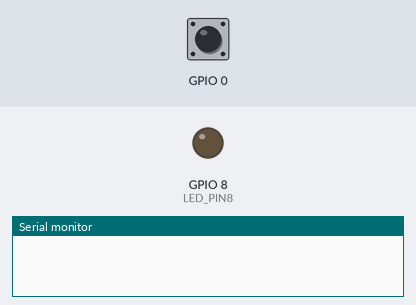
Bench run of a program on a simulated ESP32-S3. On the bench: output pins drawn as LEDs (lit = HIGH), the last lines printed to the serial monitor. The inputs (shaded band) are chosen by the test bench; at power-on: GPIO 0 HIGH.

Above: at 1.2 s.
1.3 s: GPIO 0 pulled LOW for 0.15 s
At 1.4 s:
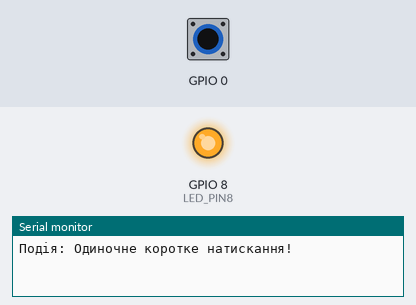
2.9 s: GPIO 0 pulled LOW for 3.2 s
At 7.5 s:
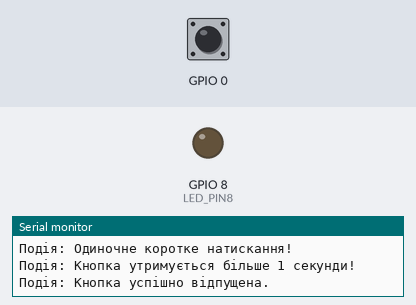
Timing chart, 0 to 9.0 s (numbered marks = the images above; inputs shaded):
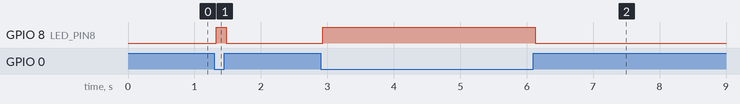

Measured:
- after the input at 1.3 s, GPIO 8 (LED_PIN8): LOW → HIGH at once, → LOW 0.15 s later
- after the input at 2.9 s, GPIO 8 (LED_PIN8): LOW → HIGH at once, → LOW 3.2 s later

The program:

main.cpp
```cpp
#include <Arduino.h>
#include "FsmButton.h"

constexpr u_int8_t LED_PIN8 = 8;

// Створюємо об’єкт кнопки GPIO 0
FsmButton bootButton(0);

void setup()
{
  Serial.begin(115200);

  // Ініціалізуємо FSM кнопку
  bootButton.begin();

  pinMode(LED_PIN8, OUTPUT);
}

void loop()
{
  // Постійно оновлюємо автомат у фоні
  bootButton.update();

  // Проверяем события кнопки
  if (bootButton.wasPressed())
  {
    Serial.println("Подія: Одиночне коротке натискання!");
    digitalWrite(LED_PIN8, HIGH);
  }

  if (bootButton.wasLongPressed())
  {
    Serial.println("Подія: Кнопка утримується більше 1 секунди!");
  }

  if (bootButton.wasReleased())
  {
    Serial.println("Подія: Кнопка успішно відпущена.");
    digitalWrite(LED_PIN8, LOW);
  }
}
```
